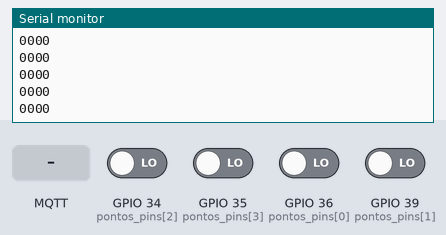
Bench run of a sketch on a simulated ESP32. Parts: the last lines printed to the serial monitor. The inputs (shaded band) are chosen by the test bench; at power-on: GPIO 34 (pontos_pins[2]), GPIO 35 (pontos_pins[3]), GPIO 36 (pontos_pins[0]), GPIO 39 (pontos_pins[1]) LOW. WiFi joins after 1.5 s; servers stay silent unless stated; random numbers use the default seed unless the sketch sets one; no MQTT or app messages arrive unless stated.

Above: at 2.7 s.
2.8 s: MQTT message "1" arrives on the first subscribed topic
4.3 s: MQTT message "on" arrives on the first subscribed topic
5.8 s: MQTT message "off" arrives on the first subscribed topic
7.3 s: GPIO 34 (pontos_pins[2]) driven HIGH
At 7.4 s:
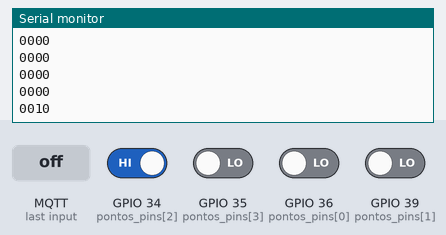
8.8 s: GPIO 35 (pontos_pins[3]) driven HIGH
At 8.81 s:
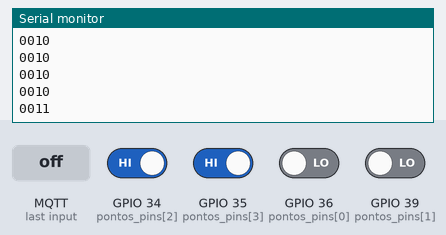
10.3 s: GPIO 36 (pontos_pins[0]) driven HIGH
At 10.32 s:
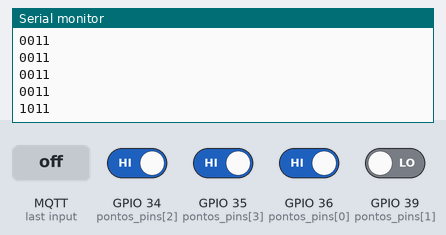
Timing chart, 0 to 12.8 s (numbered marks = the images above; inputs shaded):
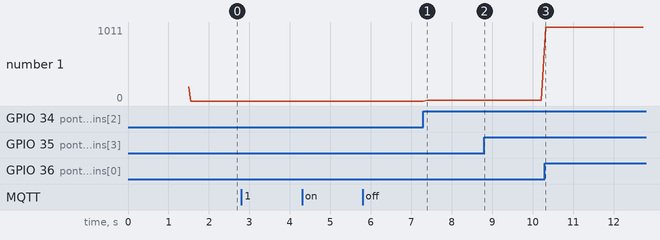

Measured:
- after the input at 7.3 s, the serial monitor: prints a new line after 0.10 s (image 1)
- after the input at 8.8 s, the serial monitor: prints a new line at once (image 2)
- after the input at 10.3 s, the serial monitor: prints a new line at once (image 3)
- plotted number 1: 0 → 10 after the input at 7.3 s, 10 → 11 after the input at 8.8 s, 11 → 1011 after the input at 10.3 s

The sketch:

Polinvaders.ino
```cpp
#include <WiFi.h>
#include <PubSubClient.h>

const char *ssid = "Tadaki_Lan";
const char *password = "12345678";
const char *mqtt_server = "broker.hivemq.com";
const int mqtt_port = 1883;
const char *mqtt_user = "";
const char *mqtt_password = "";
const char *mqtt_serial_publish_ch = "FPGA/input";
const char *mqtt_serial_receiver_ch = "FPGA/input";

const int pontos_pins[] = {36, 39, 34, 35};
int pontos[4];

WiFiClient espClient;
PubSubClient client(espClient);

void setup_wifi() {
    Serial.println("Connecting to WiFi...");
    WiFi.begin(ssid, password);
    while (WiFi.status() != WL_CONNECTED) {
        delay(500);
        Serial.print(".");
    }
    Serial.println("");
    Serial.println("WiFi connected");
    Serial.println("IP address: ");
    Serial.println(WiFi.localIP());
}

void mqtt_callback(char *topic, byte *payload, unsigned int length) {
    Serial.println("-------new message from broker-----");
    Serial.print("channel:");
    Serial.println(topic);
    Serial.print("data:");
    for (int i = 0; i < length; i++) {
        Serial.print((char)payload[i]);
    }
    Serial.println();
}

void reconnect() {
    while (!client.connected()) {
        Serial.print("Attempting MQTT connection...");
        String clientId = "ESP32Client-";
        clientId += String(random(0xffff), HEX);
        if (client.connect(clientId.c_str(), mqtt_user, mqtt_password)) {
            Serial.println("connected");
            client.publish("FPGA/output", "connected");
            client.subscribe(mqtt_serial_receiver_ch);
        } else {
            Serial.print("failed, rc=");
            Serial.print(client.state());
            Serial.println(" try again in 5 seconds");
            delay(5000);
        }
    }
}

void setup() {
    Serial.begin(115200);
    setup_wifi();
    client.setServer(mqtt_server, mqtt_port);
    client.setCallback(mqtt_callback);

    for (int i = 0; i < 4; i++) {
        pinMode(pontos_pins[i], INPUT);
    }

    reconnect();
}

void loop() {
    if (!client.connected()) {
        reconnect();
    }
    client.loop();

    String data = "";
    for (int i = 0; i < 4; i++) {
        pontos[i] = digitalRead(pontos_pins[i]);
        data += String(pontos[i]);
    }

    Serial.println(data);
    client.publish(mqtt_serial_publish_ch, data.c_str());
    delay(100);
}
```
